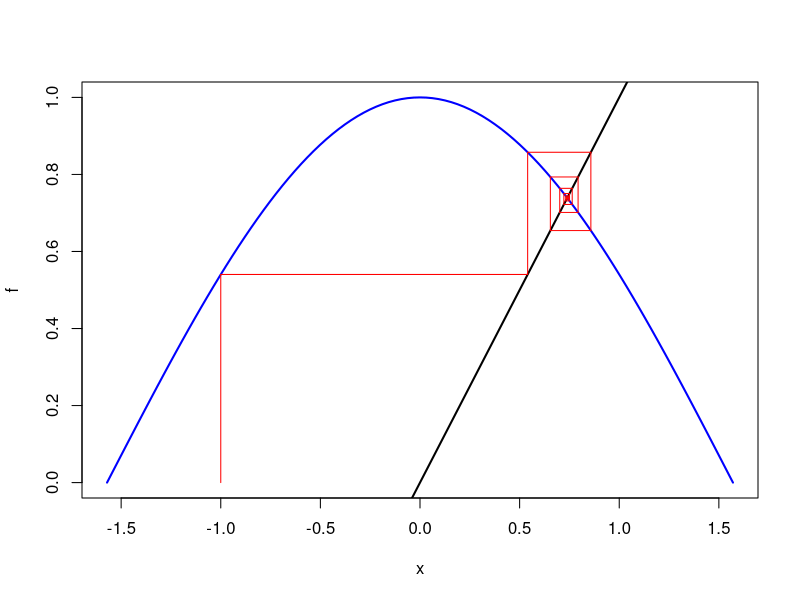

Write R code to recreate this figure.
Bisection <- function(f, xleft, xright){
  yleft <- f(xleft)
  yright <- f(xright)
  if(yleft * yright < 0){
    # counter <- 0
    repeat{
      xcenter <- (xleft + xright)/2
      # counter <- counter + 1
      if(xcenter == xleft || xcenter == xright) break
      ycenter <- f(xcenter)
      if(yleft * ycenter < 0){
        xright <- xcenter
        yright <- ycenter
      }else{
        xleft <- xcenter
        yleft <- ycenter
      }
    }
  }else{
    stop("Chyba na vstupu.")
  }
  # print(counter)
  return(xcenter)
}

RegulaFalsi <- function(f, xleft, xright){
  yleft <- f(xleft)
  yright <- f(xright)
  if(yleft * yright < 0){
    # counter <- 0
    repeat{
      xnew <- xleft - yleft * (xright - xleft)/(yright - yleft)
      # counter <- counter + 1
      if(xnew == xleft || xnew == xright) break
      ynew <- f(xnew)
      if(yleft * ynew < 0){
        xright <- xnew
        yright <- ynew
      }else{
        xleft <- xnew
        yleft <- ynew
      }
    }
  }else{
    stop("Chyba na vstupu.")
  }
  # print(counter)
  return(xnew)
}

FixedPointIteration <- function(f, xstart, maxiter = 1000, eps = 0.000000001){
  plot(f, xlim=c(-pi/2, pi/2), lwd=2, col="blue")
  abline(0, 1, lwd=2, col="black")
  segments(xstart, 0, xstart, f(xstart), col = "red")
  xold <- xstart
  for(i in 1:maxiter){
    xnew <- f(xold)
    segments(xold, xnew, xnew, xnew, col = "red")
    segments(xnew, xnew, xnew, f(xnew), col = "red")
    if(abs(xnew - xold) < eps) break
    xold <- xnew
  }
  return(list(x = xnew, iter = i, conv = i < maxiter))
}

NewtonMethod <- function(f, fd, xstart, maxiter = 1000, eps = 0.000000001){
  xold <- xstart
  for(i in 1:maxiter){
    xnew <- xold - f(xold)/fd(xold)
    if(abs(xnew - xold) < eps) break
    xold <- xnew
  }
  return(list(x = xnew, iter = i, conv = i < maxiter))
}

NewtonMethodB <- function(f, xstart, h = 0.001, maxiter = 1000, eps = 0.000000001){
  xold <- xstart
  for(i in 1:maxiter){
    xnew <- xold - 2*h*f(xold)/(f(xold+h)-f(xold-h))
    if(abs(xnew - xold) < eps) break
    xold <- xnew
  }
  return(list(x = xnew, iter = i, conv = i < maxiter))
}

print(sqrt(2))

print("Bisekce")
res <- Bisection(\(x) x*x-2, 1, 2)
print(res)

print("RegulaFalsi")
res <- RegulaFalsi(\(x) x*x-2, 1, 2)
print(res)

print("Bisekce")
res <- Bisection(\(x) cos(x) - x, 0, 1)
print(res)

print("FixedPointIteration")
res <- FixedPointIteration(\(x) cos(x), -1)
print(res)

print("NewtonMethod")
res <- NewtonMethod(\(x) cos(x) - x, \(x) -sin(x) - 1, -1)
print(res)

print("NewtonMethodB")
res <- NewtonMethodB(\(x) cos(x) - x, -1)
print(res)